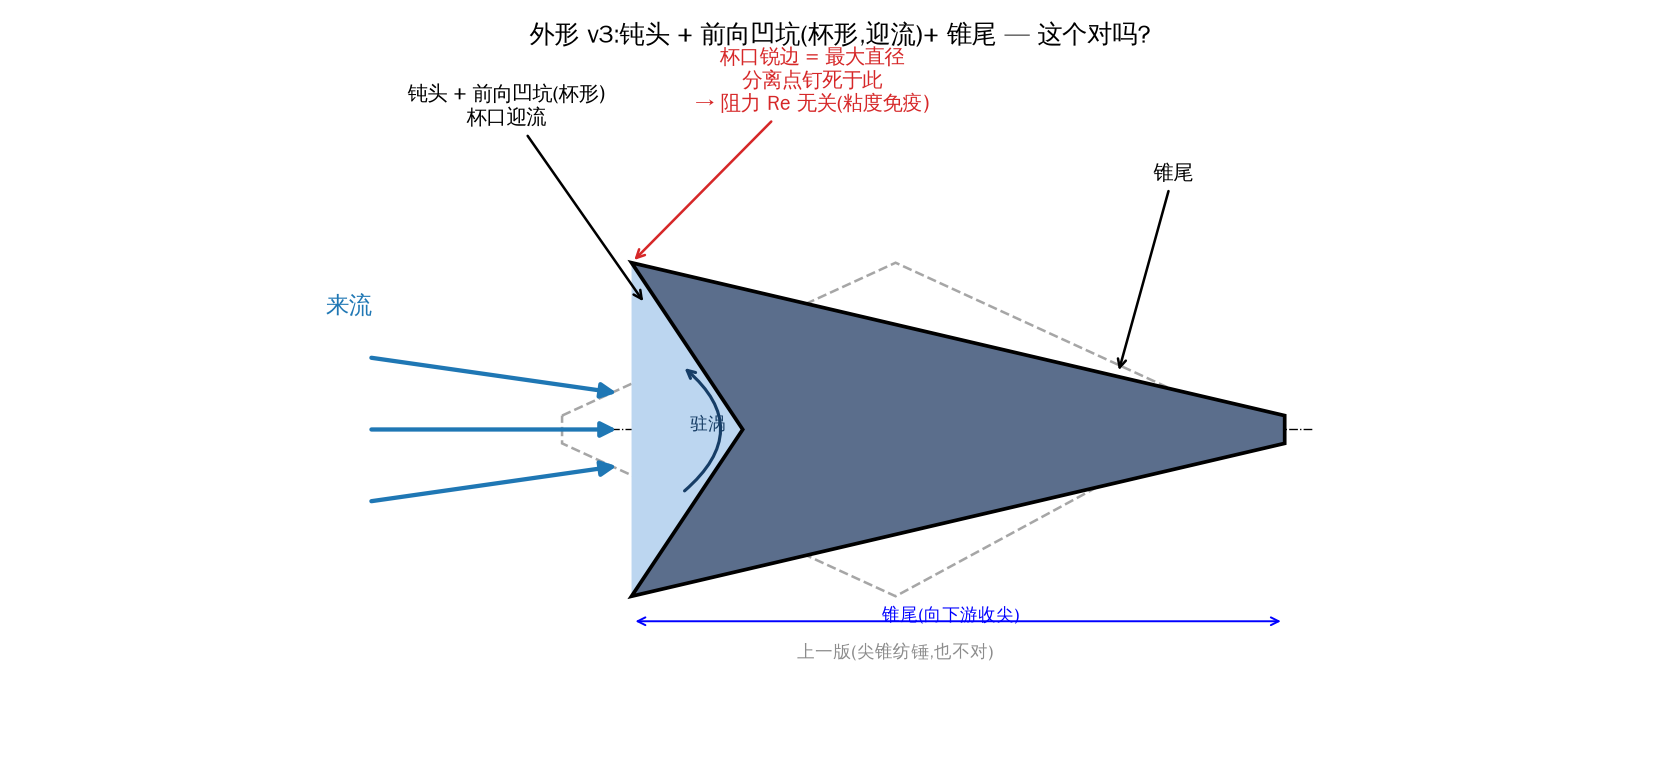

Source code (Python):
"""Proposed float v3: BLUNT head with a forward-facing CONCAVE CAVITY (cup) + cone tail.
Flow comes from the left into the cup. The sharp cup rim pins the separation."""
import numpy as np
import matplotlib
matplotlib.use("Agg")
import matplotlib.pyplot as plt
from matplotlib.patches import Polygon, FancyArrowPatch
from matplotlib import font_manager as fm

zh = fm.FontProperties(family="WenQuanYi Zen Hei")
plt.rcParams["font.family"] = "WenQuanYi Zen Hei"
plt.rcParams["axes.unicode_minus"] = False

# Solid cross-section: top rim -> tapered tail -> back -> bottom rim -> cup apex -> close
RIM_X, RIM_R = 2.5, 6.0          # sharp cup rim (max diameter, faces flow)
CUP_APEX = (6.5, 0.0)            # cavity bottom (recessed downstream)
TAIL = (26.0, 0.5)
NEW = [(RIM_X, RIM_R), (TAIL[0], TAIL[1]), (TAIL[0], -TAIL[1]),
       (RIM_X, -RIM_R), CUP_APEX]
# old ghost: the symmetric bi-cone (pointed nose) that was also wrong
OLD = [(0, 0.5), (12, 6.0), (24, 0.5), (12, -6.0), (0, -0.5)]

fig, ax = plt.subplots(figsize=(12, 5.6))
ax.add_patch(Polygon(OLD, closed=True, facecolor="none", edgecolor="0.65", ls="--", lw=1.3))
ax.text(12, -8.2, "上一版(尖锥纺锤,也不对)", fontproperties=zh, color="0.55",
        fontsize=9, ha="center")

# fluid-filled cup (light blue) + recirculation
cup = [(RIM_X, RIM_R), CUP_APEX, (RIM_X, -RIM_R)]
ax.add_patch(Polygon(cup, closed=True, facecolor="#bcd6f0", edgecolor="none", zorder=1))
ax.add_patch(Polygon(NEW, closed=True, facecolor="#5b6e8c", edgecolor="k", lw=1.9, zorder=2))
ax.plot([-5, 27], [0, 0], "k-.", lw=0.7, zorder=0)

# incoming flow into the cup
for yy in (-2.6, 0, 2.6):
    ax.add_patch(FancyArrowPatch((-7, yy), (RIM_X - 0.4, yy * 0.5), arrowstyle="-|>",
                                 mutation_scale=16, color="#1f77b4", lw=2.2, zorder=3))
ax.text(-8.5, 4.2, "来流", fontproperties=zh, color="#1f77b4", fontsize=12)
# recirculation inside cup
ax.annotate("", (4.3, 2.3), (4.3, -2.3),
            arrowprops=dict(arrowstyle="->", color="#163d66", lw=1.6,
                            connectionstyle="arc3,rad=0.6"), zorder=4)
ax.text(4.6, 0, "驻涡", fontproperties=zh, color="#163d66", fontsize=9, zorder=4)


def co(text, xy, xytext, c="k"):
    ax.annotate(text, xy=xy, xytext=xytext, fontproperties=zh, fontsize=10.5, color=c,
                ha="center", arrowprops=dict(arrowstyle="->", color=c, lw=1.3), zorder=5)


co("钝头 + 前向凹坑(杯形)\n杯口迎流", (RIM_X + 0.5, 4.5), (-2, 11), "k")
co("杯口锐边 = 最大直径\n分离点钉死于此\n→ 阻力 Re 无关(粘度免疫)", (RIM_X, RIM_R), (9, 11.5), "tab:red")
co("锥尾", (20, 2.0), (22, 9), "k")

ax.annotate("", (RIM_X, -6.9), (TAIL[0], -6.9), arrowprops=dict(arrowstyle="<->", color="b"))
ax.text(14, -7.0, "锥尾(向下游收尖)", fontproperties=zh, color="b", fontsize=9,
        ha="center", va="bottom")

ax.set_title("外形 v3:钝头 + 前向凹坑(杯形,迎流)+ 锥尾 — 这个对吗?",
             fontproperties=zh, fontsize=13, fontweight="bold")
ax.set_xlim(-10, 30); ax.set_ylim(-12, 13.5)
ax.set_aspect("equal"); ax.axis("off")
fig.tight_layout()
fig.savefig(__file__.rsplit("/", 1)[0] + "/float_shape_proposal3.png", dpi=140)
print("saved float_shape_proposal3.png")
